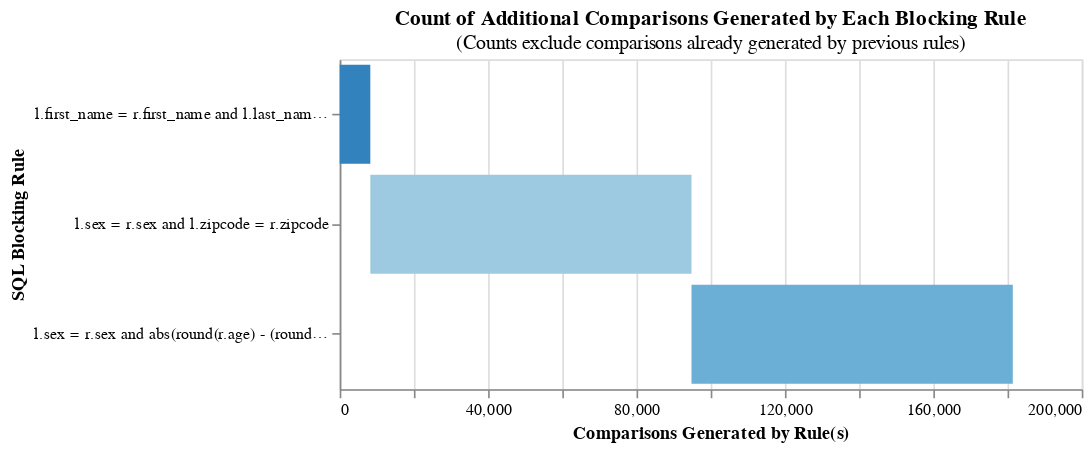

The notebook cell this image was saved under:
### Markdown cell above
# Indexing/Blocking

[Blocking in Splink](https://moj-analytical-services.github.io/splink/demos/02_Blocking.html)

From the documentation:

> ### Devising effective blocking rules
>
> The aims of your blocking rules are twofold: 1. Eliminate enough non-matching comparison pairs so your record linkage job is small enough to compute 2. Eliminate as few truly matching pairs as possible (ideally none)
>
> It is usually impossible to find a single blocking rule which achieves both aims, so we recommend using multiple blocking rules.
>
> When we specify multiple blocking rules, Splink will generate all comparison pairs that meet any one of the rules.
>
> ### Blocking rules in Splink
>
> In Splink, blocking rules are specified as SQL expressions.
>
> For example, to generate the subset of record comparisons where the first name matches, we can specify the following blocking rule:
>
> `l.first_name = r.first_name`
>
> Since blocking rules are SQL expressions, they can be arbitrarily complex. For example, you could create record comparisons where the initial of the first name and the surname match with the following rule:
>
> `substr(l.first_name, 1,1) = substr(r.first_name, 1,1) and l.surname = r.surname`

### Code cell
blocking_rules = [
#     'l.zipcode = r.zipcode',
    'l.first_name = r.first_name and l.last_name = r.last_name',
    'l.sex = r.sex and l.zipcode = r.zipcode',
    (
        'l.sex = r.sex'
        ' and abs(round(r.age) - (round(l.age)+10)) <= 1'
#         ' and substr(l.first_name, 1,1) = substr(r.first_name, 1,1)'
        ' and substr(l.last_name, 1,1) = substr(r.last_name, 1,1)'
    ), # Age, sex, and initials of first and last name
]

for rule in blocking_rules:
    count = linker.count_num_comparisons_from_blocking_rule(rule)
    print(f"Number of comparisons generated by '{rule}': {count:,.0f}")

linker.cumulative_num_comparisons_from_blocking_rules_chart(blocking_rules)

### Figure 1 — Vega-Lite specification as saved in the notebook (floating-point values rounded to 4 significant figures)
{"$schema": "https://vega.github.io/schema/vega-lite/v5.json", "width": 450, "height": 200, "title": {"text": "Count of Additional Comparisons Generated by Each Blocking Rule", "subtitle": "(Counts exclude comparisons already generated by previous rules)"}, "data": {"values": [{"row_count": 8252, "rule": "l.first_name = r.first_name and l.last_name = r.last_name", "cumulative_rows": 8252, "cartesian": 81077805, "reduction_ratio": "The rolling reduction ratio with your given blocking rule(s) is 1.0. \nThis represents the reduction in the total number of comparisons due to your rule(s).", "start": 0}, {"row_count": 86572, "rule": "l.sex = r.sex and l.zipcode = r.zipcode", "cumulative_rows": 94824, "cartesian": 81077805, "reduction_ratio": "The rolling reduction ratio with your given blocking rule(s) is 0.999. \nThis represents the reduction in the total number of comparisons due to your rule(s).", "start": 8252}, {"row_count": 86591, "rule": "l.sex = r.sex and abs(round(r.age) - (round(l.age)+10)) <= 1 and substr(l.last_name, 1,1) = substr(r.last_name, 1,1)", "cumulative_rows": 181415, "cartesian": 81077805, "reduction_ratio": "The rolling reduction ratio with your given blocking rule(s) is 0.998. \nThis represents the reduction in the total number of comparisons due to your rule(s).", "start": 94824}]}, "mark": "bar", "encoding": {"x": {"title": "Comparisons Generated by Rule(s)", "field": "start", "type": "quantitative"}, "x2": {"field": "cumulative_rows"}, "y": {"field": "rule", "title": "SQL Blocking Rule", "sort": ["-x2"]}, "color": {"field": "rule", "legend": null, "scale": {"scheme": "category20c"}}, "order": {"field": "cumulative_rows"}, "tooltip": [{"type": "nominal", "field": "rule", "title": "SQL Condition"}, {"type": "quantitative", "field": "row_count", "title": "Comparisons Generated", "format": ","}, {"type": "quantitative", "field": "cumulative_rows", "title": "Cumulative Comparisons", "format": ","}, {"type": "quantitative", "field": "cartesian", "title": "Cartesian Product of Input Data", "format": ","}, {"type": "quantitative", "field": "reduction_ratio", "title": "Reduction Ratio (cumulative rows/cartesian product)"}]}}
